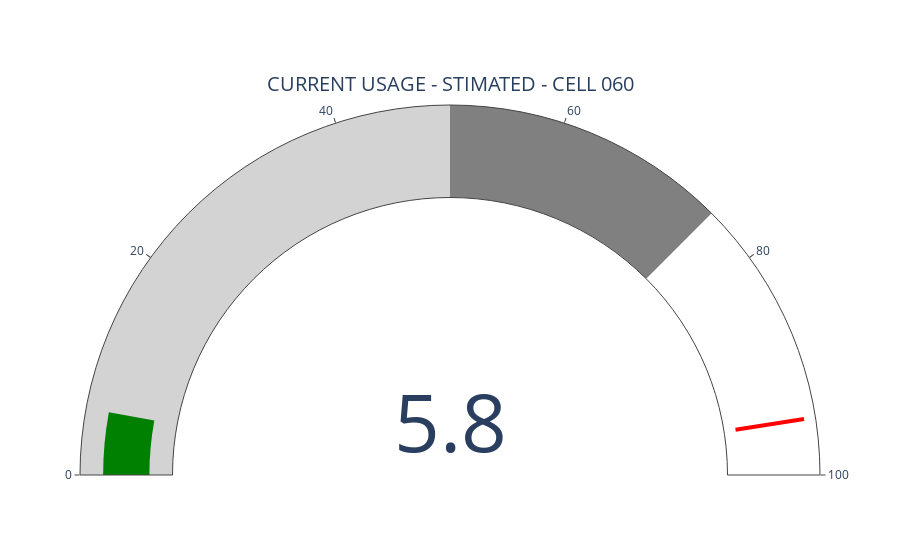

This figure's notebook cell:
### Code cell
# PLOTTING STIMATED USE CELL 060

if 60 in cell_hours_usage['CELL'].values:

    fig1 = go.Figure(go.Indicator(
    domain = {'x': [0, 1], 'y': [0, 1]},
    value = cell_hours_usage.loc[cell_hours_usage['CELL'] == 60]['STIMATED.USAGE'][0],
    mode = "gauge+number",
    title = {'text': "CURRENT USAGE - STIMATED - CELL 060"},
   
    gauge = { 'axis': {'range': [None, 100]},
             'steps' : [
                 {'range': [0, 50], 'color': "lightgray"},
                 {'range': [50, 75], 'color': "gray"}],
             'threshold' : {'line': {'color': "red", 'width': 4}, 'thickness': 0.75, 'value': 95}}))
    fig1.show()
    
else:
    fig2 = go.Figure(go.Indicator())
    fig2.show()

### Figure 1 — Plotly figure (JSON) as saved in the notebook; plotly's stock layout.template omitted (floating-point values rounded to 4 significant figures)
{"data": [{"domain": {"x": [0, 1], "y": [0, 1]}, "gauge": {"axis": {"range": [null, 100]}, "steps": [{"color": "lightgray", "range": [0, 50]}, {"color": "gray", "range": [50, 75]}], "threshold": {"line": {"color": "red", "width": 4}, "thickness": 0.75, "value": 95}}, "mode": "gauge+number", "title": {"text": "CURRENT USAGE - STIMATED - CELL 060"}, "type": "indicator", "value": 5.797}], "layout": {}}
